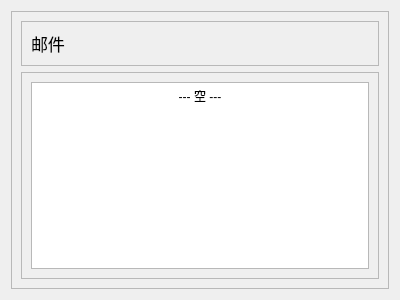
<?xml version="1.0" encoding="UTF-8"?>
<ui version="4.0">
 <class>Form</class>
 <widget class="QWidget" name="Form">
  <property name="geometry">
   <rect>
    <x>0</x>
    <y>0</y>
    <width>400</width>
    <height>300</height>
   </rect>
  </property>
  <property name="font">
   <font>
    <pointsize>13</pointsize>
   </font>
  </property>
  <property name="windowTitle">
   <string>Form</string>
  </property>
  <layout class="QGridLayout" name="gridLayout">
   <item row="0" column="0">
    <widget class="QFrame" name="frame">
     <property name="frameShape">
      <enum>QFrame::Shape::StyledPanel</enum>
     </property>
     <property name="frameShadow">
      <enum>QFrame::Shadow::Raised</enum>
     </property>
     <layout class="QVBoxLayout" name="verticalLayout_2">
      <item>
       <widget class="QFrame" name="frame_1">
        <property name="frameShape">
         <enum>QFrame::Shape::StyledPanel</enum>
        </property>
        <property name="frameShadow">
         <enum>QFrame::Shadow::Raised</enum>
        </property>
        <layout class="QHBoxLayout" name="horizontalLayout">
         <item>
          <widget class="QLabel" name="label">
           <property name="text">
            <string>邮件</string>
           </property>
          </widget>
         </item>
         <item>
          <spacer name="horizontalSpacer">
           <property name="orientation">
            <enum>Qt::Orientation::Horizontal</enum>
           </property>
           <property name="sizeHint" stdset="0">
            <size>
             <width>329</width>
             <height>20</height>
            </size>
           </property>
          </spacer>
         </item>
        </layout>
       </widget>
      </item>
      <item>
       <widget class="QFrame" name="frame_2">
        <property name="frameShape">
         <enum>QFrame::Shape::StyledPanel</enum>
        </property>
        <property name="frameShadow">
         <enum>QFrame::Shadow::Raised</enum>
        </property>
        <layout class="QVBoxLayout" name="verticalLayout">
         <item>
          <widget class="QTextBrowser" name="textBrowser">
           <property name="html">
            <string>&lt;!DOCTYPE HTML PUBLIC &quot;-//W3C//DTD HTML 4.0//EN&quot; &quot;http://www.w3.org/TR/REC-html40/strict.dtd&quot;&gt;
&lt;html&gt;&lt;head&gt;&lt;meta name=&quot;qrichtext&quot; content=&quot;1&quot; /&gt;&lt;meta charset=&quot;utf-8&quot; /&gt;&lt;style type=&quot;text/css&quot;&gt;
p, li { white-space: pre-wrap; }
hr { height: 1px; border-width: 0; }
li.unchecked::marker { content: &quot;\2610&quot;; }
li.checked::marker { content: &quot;\2612&quot;; }
&lt;/style&gt;&lt;/head&gt;&lt;body style=&quot; font-family:'Microsoft YaHei UI'; font-size:13pt; font-weight:400; font-style:normal;&quot;&gt;
&lt;p align=&quot;center&quot; style=&quot; margin-top:0px; margin-bottom:0px; margin-left:0px; margin-right:0px; -qt-block-indent:0; text-indent:0px;&quot;&gt;&lt;span style=&quot; font-size:9pt;&quot;&gt;--- 空 ---&lt;/span&gt;&lt;/p&gt;&lt;/body&gt;&lt;/html&gt;</string>
           </property>
          </widget>
         </item>
        </layout>
       </widget>
      </item>
     </layout>
    </widget>
   </item>
  </layout>
 </widget>
 <resources/>
 <connections/>
</ui>
